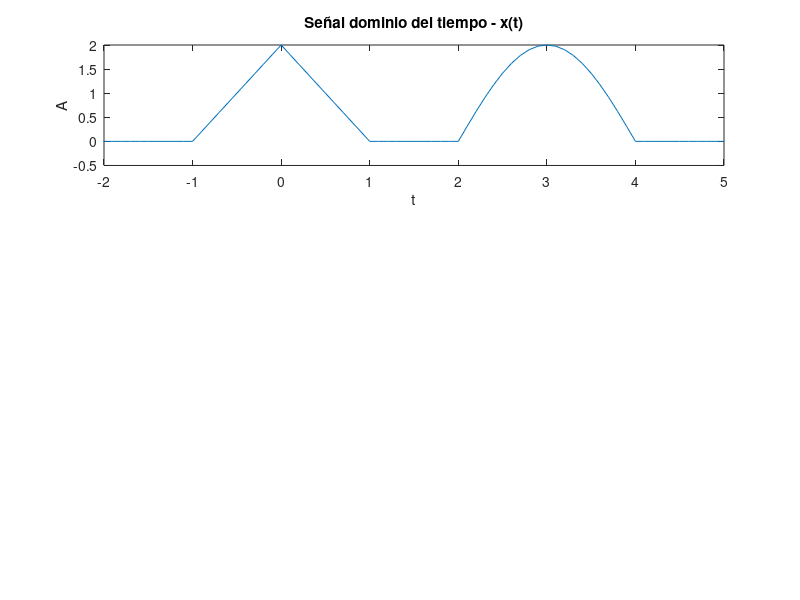

Source code (MATLAB): (Note: this script raises an error after producing the figure.)
clc
close all
clear all

df=0.01;
fs=10;
ts=1/fs;
t=[-5:ts:5];
x1=zeros(size(t));
x1(41:51)=t(41:51)+1;
x1(52:61)=-t(52:61)+1;
x1(71:81)=-sin((pi/2).*t(71:81));
x1(82:91)=-sin((pi/2).*t(82:91));
x1=2*x1;
figure
subplot(3,1,1)
plot(t,x1)
xlim([-2 5])
title("Señal dominio del tiempo - x(t)")
xlabel("t")
ylabel("A")

[X1,x11,df1]=Fftseq(x1,ts,df);
X11=X1/fs;
f=[0:df1:df1*(length(x11)-1)]-fs/2;
subplot(3,1,2)
plot(f,fftshift(abs(X11)))
xlim([-2 2])
title("Espectro de magnitud la señal x(t)")
xlabel("\omega")
ylabel("|X(\omega)|")
subplot(3,1,3)
plot(f(500:525),fftshift(angle(X11(500:525))))
title("Espectro de fase de la señal x(t)")
xlabel("\omega")
ylabel("\theta")

sgtitle("Mario A. Gallardo Cervantes")

%parte B

